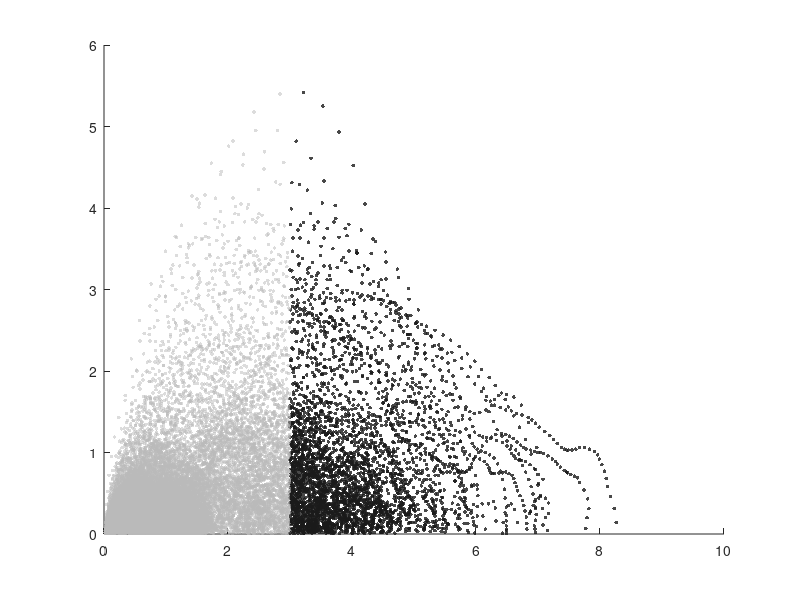

This chart was generated by the following MATLAB code: (Note: this script raises an error after producing the figure.)
%%%%%%%%%%%%%%%%%%%%%%%%%%%%%%%%%%%%%%%%%%%%%%%%%%%%%%%%%%%%%%%%%%%%%%%%%%%
%                                                                         %
%                          NAME: Acceleration-Speed Profiles              %
%                          AUTHOR: PabDawan                               %
%                          DATE: April 2023                               %
%                                                                         %
%%%%%%%%%%%%%%%%%%%%%%%%%%%%%%%%%%%%%%%%%%%%%%%%%%%%%%%%%%%%%%%%%%%%%%%%%%%
%% Description: in-Situ acceleration-speed profiles
% Based on Clavel and al. 2023 | Morin and al. 2021
% data dw: https://libm-lab. univ-st-etienne.fr/as-profile/#/hom
clear
close all
clc
tic
% Import data
dat = importdata('exampleFile.csv');
headers  = dat.textdata;
data = dat.data;
clearvars dat

% col = cbrewer('div','RdGy',12);
col = [    0.4039         0    0.1216
    0.6980    0.0941    0.1686
    0.8392    0.3765    0.3020
    0.9569    0.6471    0.5098
    0.9922    0.8588    0.7804
    0.9961    0.9569    0.9294
    1.0000    1.0000    1.0000
    0.8784    0.8784    0.8784
    0.7294    0.7294    0.7294
    0.5294    0.5294    0.5294
    0.3020    0.3020    0.3020
    0.1020    0.1020    0.1020];
    
% Pre process
% stem(diff(data(:,1)))
t=data(:,1);
dt = mean(diff(data(:,1)));
fs = 1/dt;                                                                  % "Speed data were collected at a sampling rate of 18 Hz" Morin et al. 2021
% fs = 18; % Hz

%% process
figure

% only positive acc
maskPositif = data(:,3)>0;
dataPlus = data(maskPositif,:);
% scatter(dataPlus(:,2),dataPlus(:,3),'k.')

% threshold at 3 m/s
vThresh = 3;
maskVelocity = dataPlus(:,2)>=vThresh;
dataThresh = dataPlus(maskVelocity,:);
% scatter(dataThresh(:,2),dataThresh(:,3),'k.')

% the two max values of acceleration performed for each 0.2 m/s subintervals were selected for further analysis
[vSorted,indSort]  = sort(dataThresh(:,2));
accSorted = dataThresh(indSort,3);
scatter(vSorted,accSorted,7,col(end,:),'filled',...
    'MarkerFaceAlpha',0.8); hold on
scatter(dataPlus(dataPlus(:,2)<3,2),dataPlus(dataPlus(:,2)<3,3),...
    7,col(end-3,:),'filled','MarkerFaceAlpha',0.5)

vMax = max(vSorted);
[max2th,indMax,speedMax] = deal(cell(numel(vThresh:0.2:vMax),1));

index = 1;
for vRange = vThresh:0.2:vMax
    range = vSorted>=vRange & vSorted<=vRange+0.2;
    [max2th{index},indMax{index}] = maxk(accSorted(range),2);
    vEquiv = vSorted(range);
    speedMax{index} = vEquiv(indMax{index});
    index = index+1;
end
hold on
accCompute = cell2mat(max2th);
speedCompute = cell2mat(speedMax);


scatter(speedCompute,accCompute,50,col(end-2,:),'filled',...
    'markerfacealpha',1,'markeredgecolor',col(end-1,:))

%% first fit
f_AccSpeed = @(A0,S0,speed) A0.*(1-(speed./S0));

fit_TC = fittype(f_AccSpeed,'dependent',{'acc'},'independent',{'speed'},'coefficients',{'A0', 'S0'});
Start=[7 7];
[fitobject,~,output]  = fit(speedCompute,accCompute,fit_TC,'StartPoint',Start);

%% residuals confidence interval

ci = confint(fitobject,0.95);
int = abs(fitobject.A0-ci(1));
predictFirstFit = f_AccSpeed(fitobject.A0,fitobject.S0,speedCompute);

boolOutlier = and(accCompute>=predictFirstFit-int,accCompute<=predictFirstFit+int);
outliers = ~boolOutlier;


% ciResidus = computeCI(output.residuals,0.95)
% boolOutlier = or(output.residuals<ciResidus(1),output.residuals>ciResidus(2));
% outliers = boolOutlier;

% pl = plot(fitobject,'-');
% set(pl,'Color',col(3,:),'LineWidth',1.5,'HandleVisibility','off')
% plot(speedCompute,confInterval,'linestyle','--','color',col(3,:),'LineWidth',1.5)

%% final fit
speedSansOutlier = speedCompute(boolOutlier);
accSansOutlier = accCompute(boolOutlier);

[fitobject2,gof,~]  = fit(speedSansOutlier,accSansOutlier,fit_TC,...
    'StartPoint',coeffvalues(fitobject));
C2 = coeffvalues(fitobject2);
rSquared = gof.rsquare;
ci = confint(fitobject2);

A0 = C2(1);
V0 = C2(2);
scatter(speedSansOutlier,accSansOutlier,50,col(end-2,:),...
    'filled','markerfacealpha',1,...
    'markeredgecolor',col(end,:),'LineWidth',1.5)

xq = linspace(0,V0,1000);
p = plot(xq,fitobject2(xq),'LineStyle','-',...
                            'Color',col(end-3,:),...
                            'LineWidth',1.5,...
                            'MarkerFaceColor',col(end-2,:),...
                            'HandleVisibility','off');
xlim([0 V0+2])
ylim([0 A0+1])

str = {sprintf('$A_0$= %1.2f',A0) sprintf('$S_0$= %1.2f',V0)};
text([0.2;V0],[A0;0.3],str,'Interpreter','latex')
ylabel('Acceleration ($m.s^{-2}$)')
xlabel('Speed ($m.s^{-1}$)')
legend('')

title('A-S profile')
strTitle = sprintf('$R^2$= %1.2f',rSquared);

hfig= gcf;
picturewidth = 18; % set this parameter and keep it forever
hw_ratio = .8333; % feel free to play with this ratio
set(findall(hfig,'-property','FontSize'),'FontSize',17) % adjust fontsize to your document
set(findall(hfig,'-property','Box'),'Box','off') % optional
set(findall(hfig,'-property','Interpreter'),'Interpreter','latex')
set(findall(hfig,'-property','TickLabelInterpreter'),'TickLabelInterpreter','latex')
set(hfig,'Units','centimeters','Position',[3 3 picturewidth hw_ratio*picturewidth])
pos = get(hfig,'Position');
set(hfig,'PaperPositionMode','Auto','PaperUnits','centimeters','PaperSize',[pos(3), pos(4)])

subtitle(strTitle,'FontSize',13,'Interpreter','latex')
set(gca,'TickDir','out');


toc

